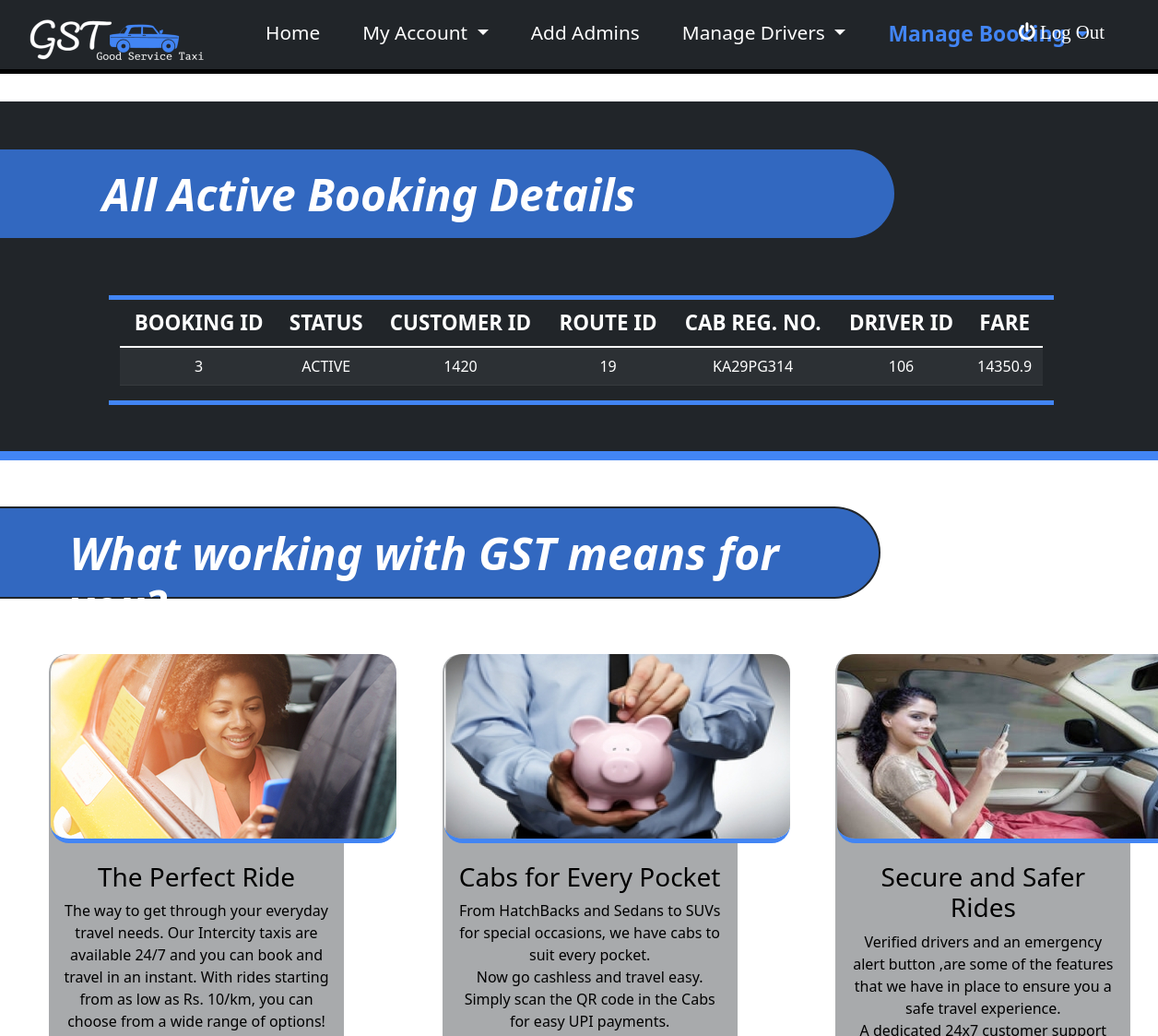
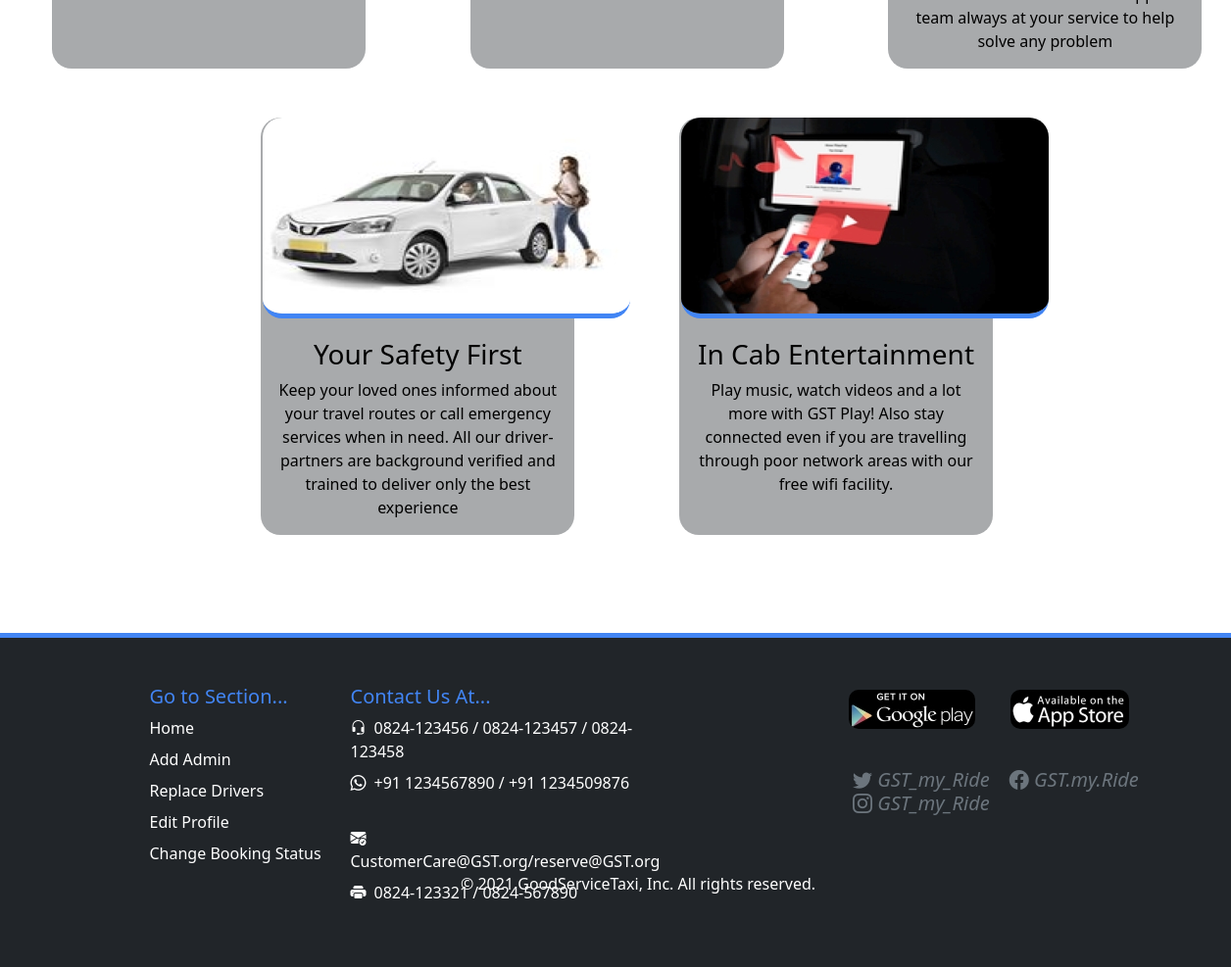
The page /ViewActive on the database its author committed (2 pictures, top to bottom).
### tables this page shows
CREATE TABLE Booking(
booking_id INTEGER PRIMARY KEY AUTOINCREMENT,
customer_id REFERENCES customer(customer_id),
route_id REFERENCES route(route_id),
reg_no REFERENCES Cab(reg_no),
driver_id REFERENCES CAB(driver_id),
total_fare number(10,2) not null,
status varchar2(20) default 'ACTIVE' not null);

### app.py (the view)
@app.route('/ViewActive',methods=("GET","POST"))
def ViewActive():
    con = sqlite3.connect("DBMS.db")
    cur = con.cursor()
    query = "SELECT * FROM BOOKING WHERE STATUS='ACTIVE' ORDER BY CUSTOMER_ID"
    cur.execute(query)
    rows = cur.fetchall()
    if len(rows)==0:
        flash("No Bookings Founds !!!")
        return render_template('Adminindex.html',userid=userid,adminid=adminid)
    con.close()
    return render_template('ViewActive.html',adminid=adminid,rows=rows)

### templates/ViewActive.html (shortened to what this page needs)
{% extends "AdminBase.html" %}
{% block content %}
<div class="row" id="mainContainer">
  <h1 class="title2">All Active Booking Details</h1>
  <div id="table" class="col-10 offset-1"  >
    <table class="table table-dark table-striped">
        <thead>
            <tr>
              <th scope="col">BOOKING ID</th>
              <th scope="col">STATUS</th>
              <th scope="col">CUSTOMER ID</th>
              <th scope="col">ROUTE ID</th>
              <th scope="col">CAB REG. NO.</th>
              <th scope="col">DRIVER ID</th>
              <th scope="col">FARE</th>
            </tr>
        </thead>
        <tbody>
            {% for rowdata in rows %}
            <tr>
              <td>{{rowdata[0]}}</td>
              <td>{{rowdata[6]}}</td>
              <td>{{rowdata[1]}}</td>
              <td>{{rowdata[2]}}</td>
              <td>{{rowdata[3]}}</td>
              <td>{{rowdata[4]}}</td>
              <td>{{rowdata[5]}}</td>
            </tr>
            {% endfor %}
        </tbody>
    </table>
  </div>
</div>
{% endblock %}

### templates/ViewActive.html (style rules this page uses)
#mainContainer { background-color: #212529;margin-top: 30px; color: white;padding-left: 50px; border-bottom: 10px #4285F4 solid; }
.title2 { color: white;font-weight: 700;margin-left: -50px;background-color: #4285F4;padding-top: 20px; padding-left: 20%;border-top-right-radius: 50px;border-bottom-right-radius: 50px; width: 80%;height: 100px; border: 2px #212529 solid; border-left: 0px;margin-bottom: 60px;margin-top: 50px; font-size: 3em;font-style: italic; }
#table { margin-top: 0px; margin-bottom: 50px; margin-left: 80px; border-top: 5px #4285F4 solid; border-bottom: 5px #4285F4 solid; }
th { font-size: 1.4em;text-align: center; }
tr { text-align: center; }

### templates/AdminBase.html (style rules this page uses)
.title2 { color: white;font-weight: 700;margin-left: -50px;background-color: #3268c0;padding-top: 20px; padding-left: 10%;border-top-right-radius: 50px;border-bottom-right-radius: 50px; width: 80%;height: 100px; border: 2px #212529 solid; border-left: 0px;margin-bottom: 60px;margin-top: 50px; font-size: 3em;font-style: italic; }

### rows shown on the page
Booking: booking_id "3", status "ACTIVE", customer "1420", route "19", reg_no "KA29PG314", driver "106", total_fare "14350.9"
